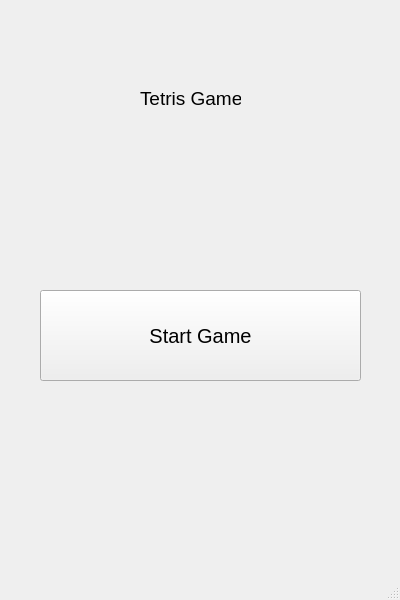
<?xml version="1.0" encoding="UTF-8"?>
<ui version="4.0">
 <class>StartGameWindow_C</class>
 <widget class="QMainWindow" name="StartGameWindow_C">
  <property name="geometry">
   <rect>
    <x>0</x>
    <y>0</y>
    <width>400</width>
    <height>600</height>
   </rect>
  </property>
  <property name="windowTitle">
   <string>MainWindow</string>
  </property>
  <widget class="QWidget" name="centralwidget">
   <widget class="QPushButton" name="pushButton">
    <property name="geometry">
     <rect>
      <x>40</x>
      <y>290</y>
      <width>321</width>
      <height>91</height>
     </rect>
    </property>
    <property name="font">
     <font>
      <pointsize>15</pointsize>
     </font>
    </property>
    <property name="text">
     <string>Start Game</string>
    </property>
   </widget>
   <widget class="QLabel" name="label">
    <property name="geometry">
     <rect>
      <x>140</x>
      <y>90</y>
      <width>101</width>
      <height>16</height>
     </rect>
    </property>
    <property name="font">
     <font>
      <pointsize>14</pointsize>
     </font>
    </property>
    <property name="text">
     <string>Tetris Game</string>
    </property>
   </widget>
  </widget>
  <widget class="QMenuBar" name="menubar">
   <property name="geometry">
    <rect>
     <x>0</x>
     <y>0</y>
     <width>400</width>
     <height>21</height>
    </rect>
   </property>
  </widget>
  <widget class="QStatusBar" name="statusbar"/>
 </widget>
 <resources/>
 <connections/>
</ui>
